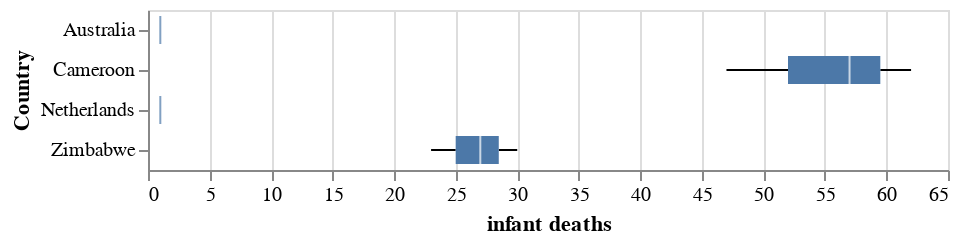

Write notebook code for a chart like this one.
### Code cell
alt.Chart(filtered_df).mark_boxplot().encode(
    x='infant deaths',
    y='Country'
)

### Figure 1 — Vega-Lite specification as saved in the notebook (floating-point values rounded to 4 significant figures)
{"config": {"view": {"continuousWidth": 400, "continuousHeight": 300}}, "data": {"name": "data-0bcf5a5dda81ccb7da1e112b62e6a35a"}, "mark": "boxplot", "encoding": {"x": {"field": "infant deaths", "type": "quantitative"}, "y": {"field": "Country", "type": "nominal"}}, "$schema": "https://vega.github.io/schema/vega-lite/v4.17.0.json", "datasets": {"data-0bcf5a5dda81ccb7da1e112b62e6a35a": [{"Year": 2001, "Country": "Australia", "infant deaths": 1, "Alcohol": 9.53, "Polio": 91.0, "Measles": 141, "Schooling": 20.5}, {"Year": 2003, "Country": "Australia", "infant deaths": 1, "Alcohol": 9.97, "Polio": 92.0, "Measles": 91, "Schooling": 20.6}, {"Year": 2011, "Country": "Australia", "infant deaths": 1, "Alcohol": 10.3, "Polio": 92.0, "Measles": 190, "Schooling": 19.8}, {"Year": 2006, "Country": "Australia", "infant deaths": 1, "Alcohol": 10.31, "Polio": 92.0, "Measles": 0, "Schooling": 20.3}, {"Year": 2014, "Country": "Australia", "infant deaths": 1, "Alcohol": 9.71, "Polio": 92.0, "Measles": 340, "Schooling": 20.4}, {"Year": 2002, "Country": "Australia", "infant deaths": 1, "Alcohol": 9.84, "Polio": 92.0, "Measles": 32, "Schooling": 20.1}, {"Year": 2012, "Country": "Australia", "infant deaths": 1, "Alcohol": 10.03, "Polio": 92.0, "Measles": 199, "Schooling": 20.1}, {"Year": 2000, "Country": "Australia", "infant deaths": 1, "Alcohol": 10.17, "Polio": 9.0, "Measles": 108, "Schooling": 20.4}, {"Year": 2004, "Country": "Australia", "infant deaths": 1, "Alcohol": 9.84, "Polio": 92.0, "Measles": 70, "Schooling": 20.7}, {"Year": 2009, "Country": "Australia", "infant deaths": 1, "Alcohol": 10.62, "Polio": 92.0, "Measles": 104, "Schooling": 19.1}, {"Year": 2007, "Country": "Australia", "infant deaths": 1, "Alcohol": 10.56, "Polio": 92.0, "Measles": 11, "Schooling": 19.0}, {"Year": 2005, "Country": "Australia", "infant deaths": 1, "Alcohol": 10.3, "Polio": 92.0, "Measles": 10, "Schooling": 20.3}, {"Year": 2013, "Country": "Australia", "infant deaths": 1, "Alcohol": 9.87, "Polio": 91.0, "Measles": 158, "Schooling": 20.3}, {"Year": 2008, "Country": "Australia", "infant deaths": 1, "Alcohol": 10.76, "Polio": 92.0, "Measles": 65, "Schooling": 19.1}, {"Year": 2010, "Country": "Australia", "infant deaths": 1, "Alcohol": 10.52, "Polio": 92.0, "Measles": 70, "Schooling": 19.5}, {"Year": 2011, "Country": "Cameroon", "infant deaths": 51, "Alcohol": 6.19, "Polio": 8.0, "Measles": 504, "Schooling": 10.0}, {"Year": 2008, "Country": "Cameroon", "infant deaths": 56, "Alcohol": 5.9, "Polio": 82.0, "Measles": 495, "Schooling": 8.8}, {"Year": 2001, "Country": "Cameroon", "infant deaths": 61, "Alcohol": 4.43, "Polio": 61.0, "Measles": 23934, "Schooling": 7.1}, {"Year": 2004, "Country": "Cameroon", "infant deaths": 59, "Alcohol": 4.71, "Polio": 72.0, "Measles": 358, "Schooling": 8.2}, {"Year": 2000, "Country": "Cameroon", "infant deaths": 62, "Alcohol": 3.91, "Polio": 57.0, "Measles": 14629, "Schooling": 6.9}, {"Year": 2012, "Country": "Cameroon", "infant deaths": 50, "Alcohol": 0.01, "Polio": 85.0, "Measles": 609, "Schooling": 10.4}, {"Year": 2010, "Country": "Cameroon", "infant deaths": 53, "Alcohol": 6.15, "Polio": 83.0, "Measles": 240, "Schooling": 9.7}, {"Year": 2006, "Country": "Cameroon", "infant deaths": 58, "Alcohol": 5.22, "Polio": 78.0, "Measles": 196, "Schooling": 8.2}, {"Year": 2014, "Country": "Cameroon", "infant deaths": 47, "Alcohol": 0.01, "Polio": 86.0, "Measles": 831, "Schooling": 10.4}, {"Year": 2013, "Country": "Cameroon", "infant deaths": 48, "Alcohol": 0.01, "Polio": 88.0, "Measles": 760, "Schooling": 10.4}, {"Year": 2009, "Country": "Cameroon", "infant deaths": 54, "Alcohol": 5.89, "Polio": 79.0, "Measles": 251, "Schooling": 9.2}, {"Year": 2007, "Country": "Cameroon", "infant deaths": 57, "Alcohol": 5.44, "Polio": 81.0, "Measles": 100, "Schooling": 8.0}, {"Year": 2005, "Country": "Cameroon", "infant deaths": 58, "Alcohol": 5.03, "Polio": 79.0, "Measles": 605, "Schooling": 8.3}, {"Year": 2002, "Country": "Cameroon", "infant deaths": 60, "Alcohol": 4.58, "Polio": 66.0, "Measles": 1448, "Schooling": 8.4}, {"Year": 2003, "Country": "Cameroon", "infant deaths": 60, "Alcohol": 4.64, "Polio": 72.0, "Measles": 899, "Schooling": 8.1}, {"Year": 2004, "Country": "Netherlands", "infant deaths": 1, "Alcohol": 9.56, "Polio": 98.0, "Measles": 11, "Schooling": 16.5}, {"Year": 2006, "Country": "Netherlands", "infant deaths": 1, "Alcohol": 9.79, "Polio": 96.0, "Measles": 1, "Schooling": 16.5}, {"Year": 2013, "Country": "Netherlands", "infant deaths": 1, "Alcohol": 8.68, "Polio": 97.0, "Measles": 2632, "Schooling": 18.1}, {"Year": 2005, "Country": "Netherlands", "infant deaths": 1, "Alcohol": 9.69, "Polio": 96.0, "Measles": 4, "Schooling": 16.4}, {"Year": 2010, "Country": "Netherlands", "infant deaths": 1, "Alcohol": 9.33, "Polio": 97.0, "Measles": 15, "Schooling": 17.0}, {"Year": 2008, "Country": "Netherlands", "infant deaths": 1, "Alcohol": 9.62, "Polio": 97.0, "Measles": 109, "Schooling": 16.8}, {"Year": 2002, "Country": "Netherlands", "infant deaths": 1, "Alcohol": 9.68, "Polio": 97.0, "Measles": 3, "Schooling": 16.9}, {"Year": 2014, "Country": "Netherlands", "infant deaths": 1, "Alcohol": 0.01, "Polio": 96.0, "Measles": 140, "Schooling": 18.1}, {"Year": 2007, "Country": "Netherlands", "infant deaths": 1, "Alcohol": 9.53, "Polio": 97.0, "Measles": 10, "Schooling": 16.6}, {"Year": 2009, "Country": "Netherlands", "infant deaths": 1, "Alcohol": 9.23, "Polio": 97.0, "Measles": 15, "Schooling": 16.9}, {"Year": 2001, "Country": "Netherlands", "infant deaths": 1, "Alcohol": 9.95, "Polio": 97.0, "Measles": 0, "Schooling": 16.7}, {"Year": 2011, "Country": "Netherlands", "infant deaths": 1, "Alcohol": 8.96, "Polio": 97.0, "Measles": 51, "Schooling": 17.2}, {"Year": 2000, "Country": "Netherlands", "infant deaths": 1, "Alcohol": 10.06, "Polio": 97.0, "Measles": 1019, "Schooling": 16.5}, {"Year": 2003, "Country": "Netherlands", "infant deaths": 1, "Alcohol": 9.56, "Polio": 98.0, "Measles": 4, "Schooling": 16.5}, {"Year": 2012, "Country": "Netherlands", "infant deaths": 1, "Alcohol": 9.05, "Polio": 97.0, "Measles": 10, "Schooling": 18.1}, {"Year": 2001, "Country": "Zimbabwe", "infant deaths": 25, "Alcohol": 1.72, "Polio": 76.0, "Measles": 529, "Schooling": 9.8}, {"Year": 2002, "Country": "Zimbabwe", "infant deaths": 25, "Alcohol": 4.43, "Polio": 73.0, "Measles": 304, "Schooling": 10.0}, {"Year": 2013, "Country": "Zimbabwe", "infant deaths": 25, "Alcohol": 6.39, "Polio": 95.0, "Measles": 0, "Schooling": 10.4}, {"Year": 2012, "Country": "Zimbabwe", "infant deaths": 26, "Alcohol": 6.09, "Polio": 95.0, "Measles": 0, "Schooling": 9.8}, {"Year": 2006, "Country": "Zimbabwe", "infant deaths": 28, "Alcohol": 4.57, "Polio": 71.0, "Measles": 212, "Schooling": 9.5}, {"Year": 2014, "Country": "Zimbabwe", "infant deaths": 23, "Alcohol": 6.5, "Polio": 92.0, "Measles": 0, "Schooling": 10.3}, {"Year": 2004, "Country": "Zimbabwe", "infant deaths": 27, "Alcohol": 4.36, "Polio": 67.0, "Measles": 31, "Schooling": 9.2}, {"Year": 2008, "Country": "Zimbabwe", "infant deaths": 30, "Alcohol": 3.56, "Polio": 75.0, "Measles": 0, "Schooling": 9.7}, {"Year": 2007, "Country": "Zimbabwe", "infant deaths": 29, "Alcohol": 3.88, "Polio": 73.0, "Measles": 242, "Schooling": 9.6}, {"Year": 2000, "Country": "Zimbabwe", "infant deaths": 24, "Alcohol": 1.68, "Polio": 78.0, "Measles": 1483, "Schooling": 9.8}, {"Year": 2011, "Country": "Zimbabwe", "infant deaths": 28, "Alcohol": 6.0, "Polio": 93.0, "Measles": 0, "Schooling": 10.1}, {"Year": 2003, "Country": "Zimbabwe", "infant deaths": 26, "Alcohol": 4.06, "Polio": 7.0, "Measles": 998, "Schooling": 9.5}, {"Year": 2010, "Country": "Zimbabwe", "infant deaths": 29, "Alcohol": 5.21, "Polio": 89.0, "Measles": 9696, "Schooling": 10.0}, {"Year": 2009, "Country": "Zimbabwe", "infant deaths": 30, "Alcohol": 4.64, "Polio": 69.0, "Measles": 853, "Schooling": 9.9}, {"Year": 2005, "Country": "Zimbabwe", "infant deaths": 28, "Alcohol": 4.14, "Polio": 69.0, "Measles": 420, "Schooling": 9.3}]}}
